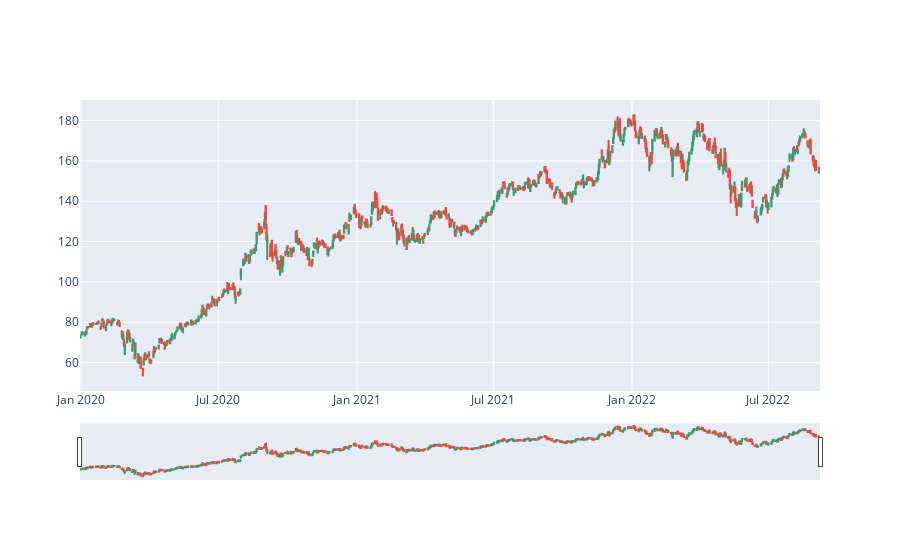

The code cell stored with this chart in its notebook:
### Code cell
fig = go.Figure(go.Candlestick(x=df.index,
  open=df['Open'],
  high=df['High'],
  low=df['Low'],
  close=df['Close']))
fig.show()

### Figure 1 — Plotly figure (JSON) as saved in the notebook; plotly's stock layout.template omitted (floating-point values rounded to 4 significant figures; data arrays with more than 128 entries replaced by an {"elided": "..."} marker saying what was removed)
{"data": [{"close": {"elided": "677 float values"}, "high": {"elided": "677 float values"}, "low": {"elided": "677 float values"}, "open": {"elided": "677 float values"}, "type": "candlestick", "x": {"elided": "677 str values"}}], "layout": {}}
